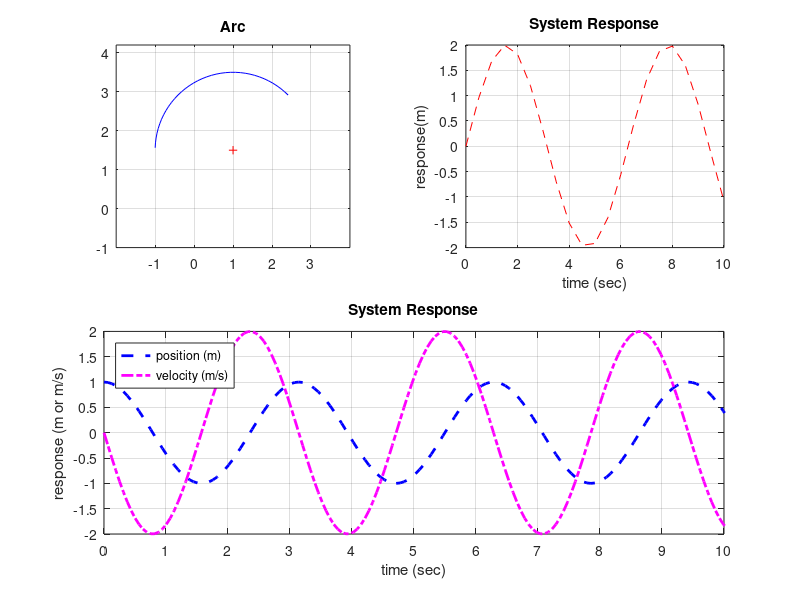

Recreate this plot in MATLAB.
figure(2)
% first subplot
radius = 2;
x = 1;
y = 1.5;
theta = deg2rad(45) : pi / 50 : deg2rad(180);
pox = radius * cos(theta) + x;
poy = radius * sin(theta) + y;
subplot(2, 2, 1)
plot(pox, poy, 'b');
axis equal
hold on
plot(1, 1.5, '+r')
axis equal
ylim([-1 4.2]);
xlim([-2 4]);
xticks(-1:1:3);
yticks(-1:1:4);
grid on
title('Arc')
hold off

% second subplot
x = 0:0.5:10;
y = 2*sin(x);
subplot(2, 2, 2);
plot(x, y, '--r');
title('System Response')
xlabel('time (sec)')
ylabel('response(m)')
xticks(0:2:10);
yticks(-2:0.5:2);
ylim([-2 2]);
xlim([0 10]);
grid on

% data
theadd = 0:pi/50:4*pi;
first = cos(2*theadd);
second = -2*sin(2*theadd);
subplot(2, 2, [3 4])
% third subplot
plot(theadd, first, '--b', 'LineWidth', 2)
hold on
plot(theadd, second, '-.m', 'LineWidth', 2)
legend('position (m)', 'velocity (m/s)', 'Location', 'northwest')
title('System Response')
xlabel('time (sec)')
ylabel('response (m or m/s)')
ylim([-2 2]);
xlim([0 10]);
grid on
xticks(0:1:10);
yticks(-2:0.5:2);
hold off